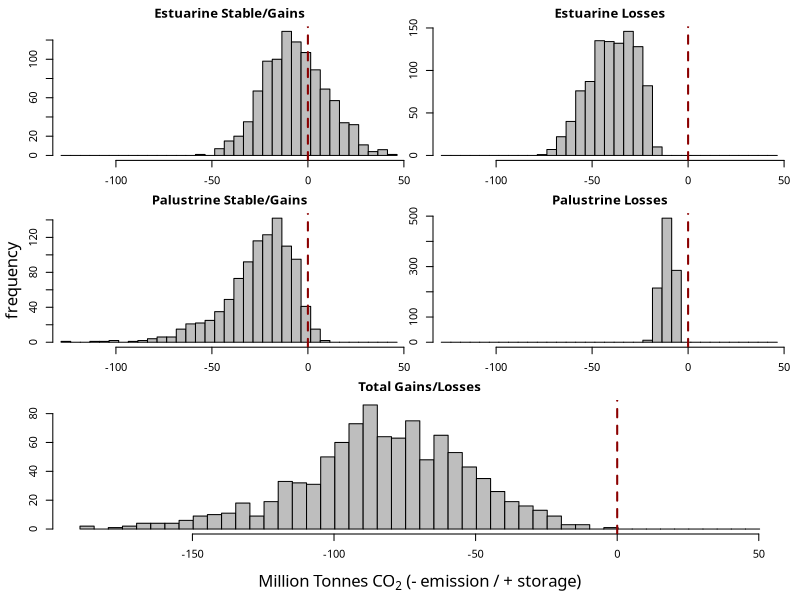

Source code (R): (Note: this script raises an error after producing the figure.)
# All the scripts needed for uncertainty and sensitivity figures

# load assumptions
{
  classOrder <-c('High Intensity Developed', 'Medium Intensity Developed', 'Low Intensity Developed', 'Developed Open Space', 
                 'Cultivated', 'Pasture/Hay', 
                 'Grassland', 'Deciduous Forest', 'Evergreen Forest', 'Mixed Forest', 'Scrub/Shrub', 
                 'Palustrine Forested Wetland', 'Palustrine Scrub/Shrub Wetland', 'Palustrine Emergent Wetland', 
                 'Estuarine Forested Wetland', 'Estuarine Scrub/Shrub Wetland', 'Estuarine Emergent Wetland', 
                 'Unconsolidated Shore', 'Bare Land', 'Water', 
                 'Palustrine Aquatic Bed', 'Estuarine Aquatic Bed',
                 'Snow/Ice')
  
  palustrineWetlands <- c('Palustrine Forested Wetland', 'Palustrine Scrub/Shrub Wetland', 'Palustrine Emergent Wetland')
  estuarineWetlands <- c('Estuarine Forested Wetland', 'Estuarine Scrub/Shrub Wetland', 'Estuarine Emergent Wetland')
  
  abbrevs <- c('HID', 'MID', 'LID', 'OSD',
               'CULT', 'PAST',
               'GRS', 'DEC', 'EVR', 'MIX', 'SS',
               'PFW', 'PSS', 'PEM', 'EFW', 'ESS', 'EEM',
               'UCS', 'BAR', 'OW', 'PAB', 'EAB', 'SNOW')
  
  soilLossEvents <- c('High Intensity Developed', 'Medium Intensity Developed', 'Low Intensity Developed', 'Developed Open Space',
                      'Cultivated', 'Pasture/Hay',
                      'Unconsolidated Shore', 'Water',
                      'Palustrine Aquatic Bed', 'Estuarine Aquatic Bed')
  
  forestVeg <- c('Deciduous Forest', 'Evergreen Forest', 'Mixed Forest', 
                 'Palustrine Forested Wetland',
                 'Estuarine Forested Wetland'
  )
  
  scrubShrubVeg <- c('Scrub/Shrub',
                     'Palustrine Scrub/Shrub Wetland',
                     'Estuarine Scrub/Shrub Wetland'
  )
  
  emergentVeg <- c('Cultivated', 'Pasture/Hay', 
                   'Grassland',
                   'Palustrine Emergent Wetland',
                   'Estuarine Emergent Wetland'
  )
  
  nonVeg <-c('High Intensity Developed', 'Medium Intensity Developed', 'Low Intensity Developed', 'Developed Open Space',
             'Unconsolidated Shore', 'Bare Land', 'Water', 
             'Palustrine Aquatic Bed', 'Estuarine Aquatic Bed',
             'Tundra',
             'Snow/Ice'
  )
  
  
  est.loss.cats <-c()
  est.stable.gain.cats <-c()
  pal.loss.cats <-c()
  pal.stable.gain.cats <-c()
  
  for (i in 1:length(classOrder)) {
    for (j in 1:length(classOrder)) {
      if ( (classOrder[i] %in% c(estuarineWetlands, palustrineWetlands)) | (classOrder[j] %in% c(estuarineWetlands, palustrineWetlands)))
        if (classOrder[j] %in% estuarineWetlands) {
          est.stable.gain.cats <-c(est.stable.gain.cats, paste(abbrevs[i], "_", abbrevs[j], ".change.in.tonnes.CO2", sep=""))
        } else if  (classOrder[j] %in% palustrineWetlands) {
          pal.stable.gain.cats <-c(pal.stable.gain.cats, paste(abbrevs[i], "_", abbrevs[j], ".change.in.tonnes.CO2", sep=""))
        } else if (classOrder[i] %in% estuarineWetlands) {
          est.loss.cats <-c(est.loss.cats, paste(abbrevs[i], "_", abbrevs[j], ".change.in.tonnes.CO2", sep=""))
        } else if (classOrder[i] %in% palustrineWetlands) {
          pal.loss.cats <-c(pal.loss.cats, paste(abbrevs[i], "_", abbrevs[j], ".change.in.tonnes.CO2", sep=""))
        }
    }
  }
  
}

# uncertainty figure for SGWP/SGCP
{
  coastalNGGI.savedIterations <- read.csv("data/outputTables/MonteCarloResults1/coastalNGGI.savedIterations.csv")
  dev.off()
  pdf("figs/Uncertainty Analysis Pal Est Loss Stable Total SGWP.pdf", 4, 5)
  par(mfrow=c(1,1), mar=c(2,1,2,1), oma=c(3,3,0,0), family = "ArialMT")
  m <- matrix(c(1,3,5,2,4,5), ncol = 2)
  layout(mat=m)
  #layout.show(n=5)
  
  est.loss.iter <- rowSums(coastalNGGI.savedIterations[est.loss.cats]) / 1E6
  est.stable.gain.iter <- rowSums(coastalNGGI.savedIterations[est.stable.gain.cats]) / 1E6
  pal.loss.iter <- rowSums(coastalNGGI.savedIterations[pal.loss.cats]) / 1E6
  pal.stable.gain.iter <- rowSums(coastalNGGI.savedIterations[pal.stable.gain.cats]) / 1E6
  
  hist.x.range <- range(c(est.loss.iter, est.stable.gain.iter, pal.loss.iter, pal.stable.gain.iter))
  target_breaks <- seq(hist.x.range[1] - 2.5, hist.x.range[2] + 2.5, by = 5)
  hist(est.stable.gain.iter, xlim=hist.x.range, main="Estuarine Stable/Gains", col="grey", breaks = target_breaks)
  abline(v=0, lty=2, lwd=2, col="darkred")
  hist(est.loss.iter, xlim=hist.x.range, main="Estuarine Losses", col="grey", breaks = target_breaks)
  abline(v=0, lty=2, lwd=2, col="darkred")
  hist(pal.stable.gain.iter, xlim=hist.x.range, main="Palustrine Stable/Gains", col="grey", breaks = target_breaks)
  abline(v=0, lty=2, lwd=2, col="darkred")
  hist(pal.loss.iter, xlim=hist.x.range, main="Palustrine Losses", col="grey", breaks = target_breaks)
  abline(v=0, lty=2, lwd=2, col="darkred")
  
  hist.x.range.2 <- range(50, coastalNGGI.savedIterations$total.tonnes.CO2 / 1E6)
  target_breaks <- seq(hist.x.range.2[1] - 2.5, hist.x.range.2[2] + 2.5, by = 5)
  
  hist(coastalNGGI.savedIterations$total.tonnes.CO2 / 1E6, main="Total Gains/Losses", xlab="", breaks=target_breaks, col="grey")
  
  mtext(expression(paste("Million Tonnes CO"[2], " (- emission / + storage)")), side=1, line=1.5, outer=T)
  mtext("frequency", side=2, line=1.5, outer=T)
  #mtext(paste("Uncertainty Analysis (", toString(n.iterations), " iterations)", sep=""), side=3, line=1.5, outer=T)
  #mtext(expression(paste("All Coastal Wetlands - "^210, "Pb Carbon Burial")), side=3, line=0.5, outer=T)
  abline(v=0, lty=2, lwd=2, col="darkred")
  
  dev.off()
}

# Sensitivity analysis fig
{
  sensitivityAnalysisDF <- read.csv("data/outputTables/SensitivityAnalysisResults.csv")
  dev.off()
  pdf("figs/Sensitivity Analysis Top 10.pdf", 5, 4)
  # Make plots to summarize the sensitivity analysis
  sensitivityAnalysisDF_topTen <- sensitivityAnalysisDF[1:10,]
  par(mar=c(4,9,1,1), oma=c(0,0,0,0), family="ArialMT")
  barplot(sensitivityAnalysisDF_topTen$effectTonnesCO2 * 1E-6, 
          horiz = T, ylim=rev(c(1,12)), 
          names.arg=sensitivityAnalysisDF_topTen$parameter,
          xlab="",
          main="",
          las=1)
  mtext("Sensitivity of Total NGGI to Parameter", 1, line=2, outer=F)
  mtext(expression(paste("(Million Tonnes CO"[2], ")")), 1, line=3, outer=F)
  dev.off()
  
  pdf("figs/Sensitivity Analysis Top 20.pdf", 5, 6)
  par(mar=c(4,9,1,1), oma=c(0,0,0,0), family="ArialMT")
  sensitivityAnalysisDF_topTwenty <- sensitivityAnalysisDF[1:20,]
  barplot(sensitivityAnalysisDF_topTwenty$effectTonnesCO2 * 1E-6, 
          horiz = T, ylim=rev(c(1,24)), 
          names.arg=sensitivityAnalysisDF_topTwenty$parameter,
          xlab="",
          main="",
          las=1)
  mtext("Sensitivity of Total NGGI to Parameter", 1, line=2, outer=F)
  mtext(expression(paste("(Million Tonnes CO"[2], ")")), 1, line=3, outer=F)
  dev.off()
}

# Uncertainty fig. for GWP
{
  coastalNGGI.savedIterations.2 <- read.csv("data/outputTables/MonteCarloResults2/coastalNGGI.savedIterations.csv")
  dev.off()
  pdf("figs/Uncertainty Analysis Pal Est Loss Stable Total GWP.pdf", 4, 5)
  par(mfrow=c(1,1), mar=c(2,1,2,1), oma=c(3,3,0,0), family = "ArialMT")
  m <- matrix(c(1,3,5,2,4,5), ncol = 2)
  layout(mat=m)
  #layout.show(n=5)
  
  est.loss.iter.2 <- rowSums(coastalNGGI.savedIterations.2[est.loss.cats]) / 1E6
  est.stable.gain.iter.2 <- rowSums(coastalNGGI.savedIterations.2[est.stable.gain.cats]) / 1E6
  pal.loss.iter.2 <- rowSums(coastalNGGI.savedIterations.2[pal.loss.cats]) / 1E6
  pal.stable.gain.iter.2 <- rowSums(coastalNGGI.savedIterations.2[pal.stable.gain.cats]) / 1E6
  
  #hist.x.range.2 <- range(c(est.loss.iter.2, est.stable.gain.iter.2, pal.loss.iter.2, pal.stable.gain.iter.2))
  
  target_breaks <- seq(hist.x.range[1] - 3, hist.x.range[2] + 3, by = 5)
  hist(est.stable.gain.iter.2, xlim=hist.x.range, main="Estuarine Stable/Gains", col="grey", breaks = target_breaks)
  abline(v=0, lty=2, lwd=2, col="darkred")
  hist(est.loss.iter.2, xlim=hist.x.range, main="Estuarine Losses", col="grey", breaks = target_breaks)
  abline(v=0, lty=2, lwd=2, col="darkred")
  hist(pal.stable.gain.iter.2, xlim=hist.x.range, main="Palustrine Stable/Gains", col="grey", breaks = target_breaks)
  abline(v=0, lty=2, lwd=2, col="darkred")
  hist(pal.loss.iter.2, xlim=hist.x.range, main="Palustrine Losses", col="grey", breaks = target_breaks)
  abline(v=0, lty=2, lwd=2, col="darkred")
  
  #hist.x.range.2 <- range(50, coastalNGGI.savedIterations.2$total.tonnes.CO2 / 1E6)
  target_breaks <- seq(hist.x.range.2[1] - 2.5, hist.x.range.2[2] + 2.5, by = 5)
  
  hist(coastalNGGI.savedIterations.2$total.tonnes.CO2 / 1E6, main="Total Gains/Losses", xlab="", breaks=target_breaks, col="grey")
  
  mtext(expression(paste("Million Tonnes CO"[2], " (- emission / + storage)")), side=1, line=1.5, outer=T)
  mtext("frequency", side=2, line=1.5, outer=T)
  #mtext(paste("Uncertainty Analysis (", toString(n.iterations), " iterations)", sep=""), side=3, line=1.5, outer=T)
  #mtext(expression(paste("All Coastal Wetlands - "^210, "Pb Carbon Burial")), side=3, line=0.5, outer=T)
  abline(v=0, lty=2, lwd=2, col="darkred")
  dev.off()
}